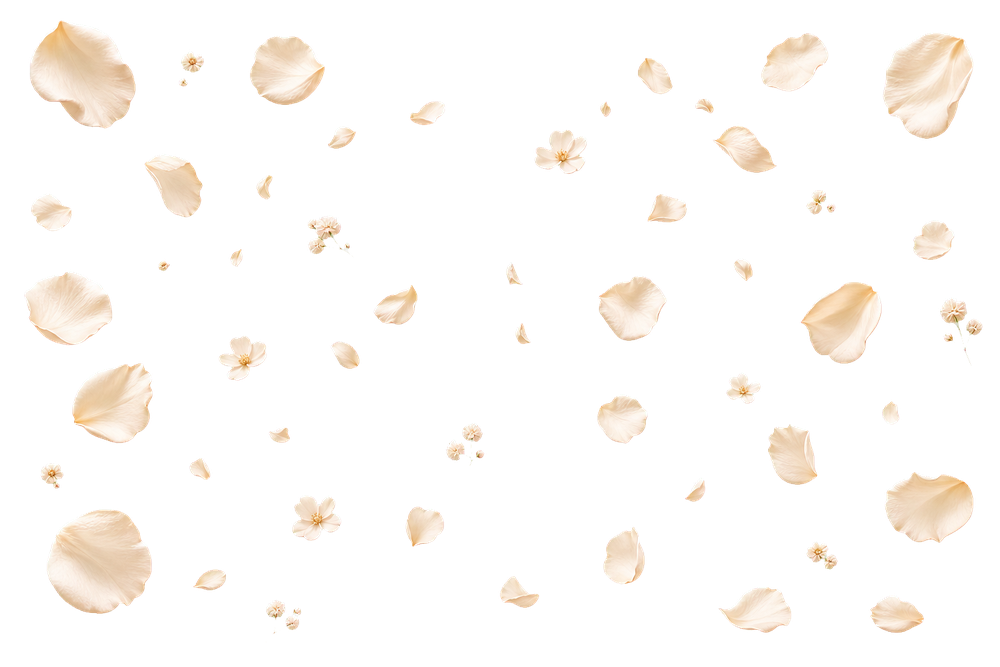
#> input picture assets/overlays/ornaments/ornament-petal.png, 1000 x 667 px, shrunk from 1536 x 1024 before the run
$ python apply_generated_overlays.py
#> lines starting #> are read from the running program, lines starting #| are printed output that depends on the picture
from __future__ import annotations

import subprocess
import sys
from pathlib import Path

from PIL import Image


ROOT = Path(__file__).resolve().parents[1]
HELPER = Path.home() / ".codex" / "skills" / ".system" / "imagegen" / "scripts" / "remove_chroma_key.py"

GENERATED = Path.home() / ".codex" / "generated_images" / "019f07e6-347a-7380-9179-d6f3586d4fe1"

ITEMS = [
    (
        GENERATED / "ig_0e5424b01f8e29ca016a40cb6aac848191bf04ad000e56e3d7.png",
        ROOT / "assets/overlays/ornaments/ornament-petal.png",
    ),
    (
        GENERATED / "ig_0e5424b01f8e29ca016a40cb2ae400819183bc73ef882ae685.png",
        ROOT / "assets/overlays/ribbons/ribbon-side.png",
    ),
    (
        GENERATED / "ig_0e5424b01f8e29ca016a40cae7b58481919e460a0752a712ee.png",
        ROOT / "assets/overlays/rings/ring-floating.png",
    ),
    (
        GENERATED / "ig_0e5424b01f8e29ca016a40ca9fdd388191a4d846633293c206.png",
        ROOT / "assets/overlays/flowers/flower-top-corner.png",
    ),
    (
        GENERATED / "ig_0e5424b01f8e29ca016a40ca5555f08191b06ef43a5beee0bc.png",
        ROOT / "assets/overlays/flowers/flower-left-large.png",
    ),
]


def remove_background(source: Path, target: Path) -> None:
    subprocess.run(
        [
            sys.executable,
            str(HELPER),
            "--input",
            str(source),
            "--out",
            str(target),
            "--auto-key",
            "border",
            "--soft-matte",
            "--transparent-threshold",
            "18",
            "--opaque-threshold",
            "220",
            "--despill",
            "--edge-contract",
            "1",
            "--force",
        ],
        check=True,
    )
#> (this line was passed over: subprocess is not available in this run)


def main() -> None:
    for source, target in ITEMS:
        remove_background(source, target)
        image = Image.open(target)
#> image is the input picture: PIL image 1000x667 RGBA; mean R, G, B, A 35.4, 32.2, 28.9, 32.4
        print(f"{target.relative_to(ROOT).as_posix()} {image.width}x{image.height}")
#| assets/overlays/ornaments/ornament-petal.png 1000x667

    left = Image.open(ROOT / "assets/overlays/flowers/flower-left-large.png").convert("RGBA")
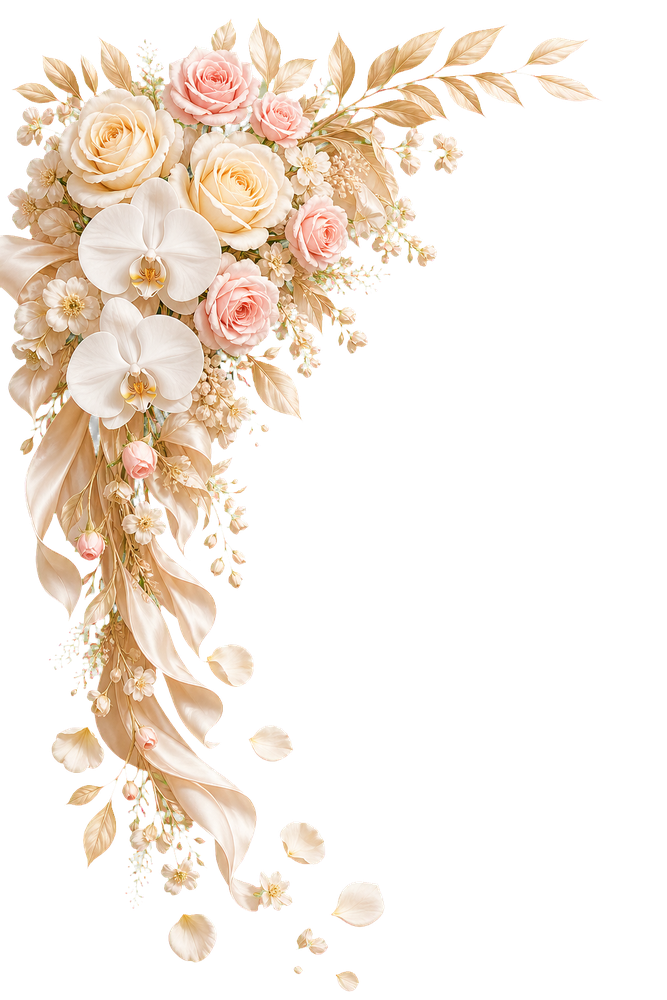
#> input picture assets/overlays/flowers/flower-left-large.png, 667 x 1000 px, shrunk from 1024 x 1536 before the run
#> left is the input picture: PIL image 667x1000 RGBA; mean R, G, B, A 72.9, 62.8, 52.2, 74.3
    right = left.transpose(Image.Transpose.FLIP_LEFT_RIGHT)
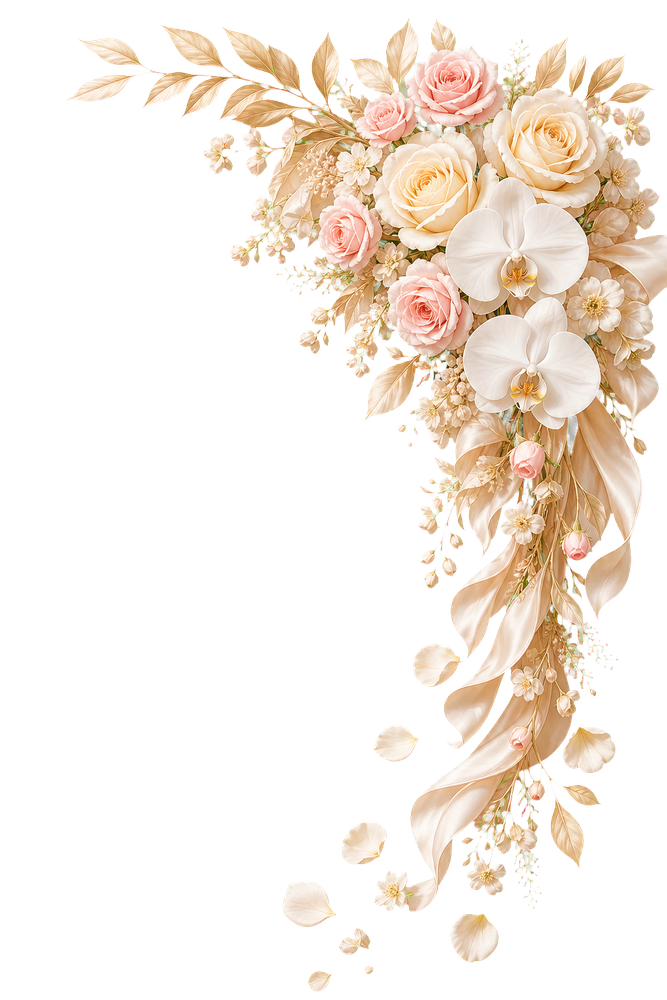
#> right: PIL image 667x1000 RGBA; mean R, G, B, A 72.9, 62.8, 52.2, 74.3; transparent parts drawn white
    target = ROOT / "assets/overlays/flowers/flower-right-large.png"
    right.save(target, "PNG", optimize=True)
    print(f"{target.relative_to(ROOT).as_posix()} {right.width}x{right.height}")


if __name__ == "__main__":
    main()
